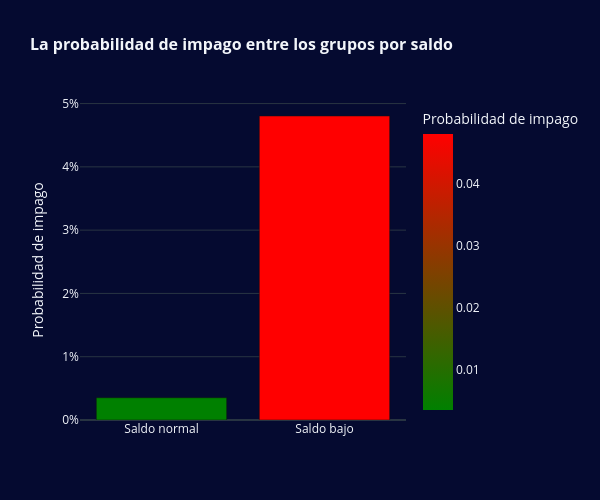

Notebook cell for this chart:
### Code cell
fig = px.bar(
    default_rates, 
    x='low_balance', 
    y='default_probability',
    color='default_probability',
    title='La probabilidad de impago entre los grupos por saldo',
    labels={'low_balance': '', 'default_probability': 'Probabilidad de impago'},
    category_orders={'low_balance': [0, 1]},
    color_continuous_scale=['green', 'red'] 
)

fig.update_layout(
    title_font=dict(size=16, weight='bold'),
    xaxis_title_font=dict(size=14, weight='bold'),
    yaxis_title_font=dict(size=14, weight='bold'),
    xaxis_tickfont=dict(size=12),
    yaxis_tickfont=dict(size=12),
    xaxis=dict(
        tickvals=[0, 1],
        ticktext=['Saldo normal', 'Saldo bajo'] 
    ),
    yaxis=dict(
        title="Probabilidad de impago",
        tickformat='.0%' 
    ),
    showlegend=False,
    width=600,  
    height=500 
)

fig.show()

### Figure 1 — Plotly figure (JSON) as saved in the notebook; plotly's stock layout.template omitted (floating-point values rounded to 4 significant figures)
{"data": [{"hovertemplate": "=%{x}<br>Probabilidad de impago=%{marker.color}<extra></extra>", "legendgroup": "", "marker": {"color": [0.00352, 0.04803], "coloraxis": "coloraxis", "pattern": {"shape": ""}}, "name": "", "orientation": "v", "showlegend": false, "textposition": "auto", "type": "bar", "x": [0, 1], "xaxis": "x", "y": [0.00352, 0.04803], "yaxis": "y"}], "layout": {"barmode": "relative", "coloraxis": {"colorbar": {"title": {"text": "Probabilidad de impago"}}, "colorscale": [[0, "green"], [1, "red"]]}, "height": 500, "legend": {"tracegroupgap": 0}, "showlegend": false, "title": {"font": {"size": 16, "weight": "bold"}, "text": "La probabilidad de impago entre los grupos por saldo"}, "width": 600, "xaxis": {"anchor": "y", "categoryarray": [0, 1], "categoryorder": "array", "domain": [0, 1], "tickfont": {"size": 12}, "ticktext": ["Saldo normal", "Saldo bajo"], "tickvals": [0, 1], "title": {"font": {"size": 14, "weight": "bold"}, "text": ""}}, "yaxis": {"anchor": "x", "domain": [0, 1], "tickfont": {"size": 12}, "tickformat": ".0%", "title": {"text": "Probabilidad de impago"}}}}
